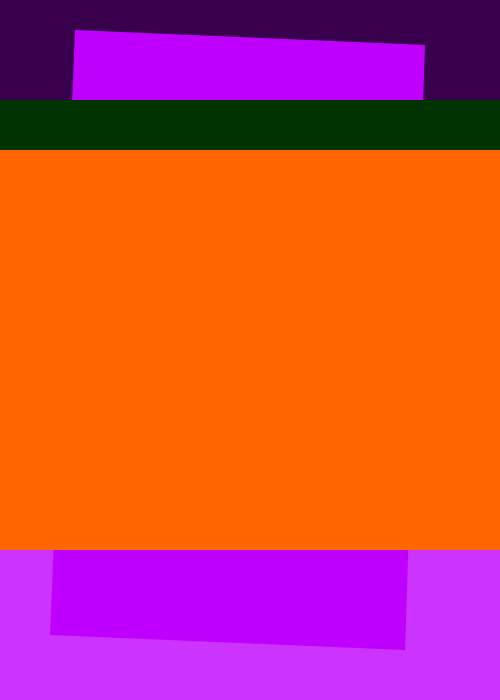
Frame 1 (no input)
Frame 60 (no input): identical to frame 1, image omitted
Frame 120 (the mouse pressed at the canvas centre since frame 60): identical to frame 1, image omitted

The p5.js sketch that drew this single still picture (run headless with seeded random() and noise() and a simulated clock; from frame 60 on, the mouse is pressed at the canvas centre):

// p5.js sketch
// ── sketch.js
function setup() {
  createCanvas(500, 700);
}

function draw() {
  strokeWeight(0);
//dark purple
fill(57, 0, 77);
rect(0,0,500, 180);
//light purple
fill(204, 51, 255);
//tilted purple
rect(0,550,500, 180);
fill(191, 0, 255);
beginShape();
vertex(75, 30);
vertex(425, 45);
vertex(405, 650);
vertex(50, 635);
endShape();
//green
fill(255, 102, 0);
rect(0,150, 500, 400);
//orange
fill(0,51, 0);
rect(0,100, 500, 50);

}
